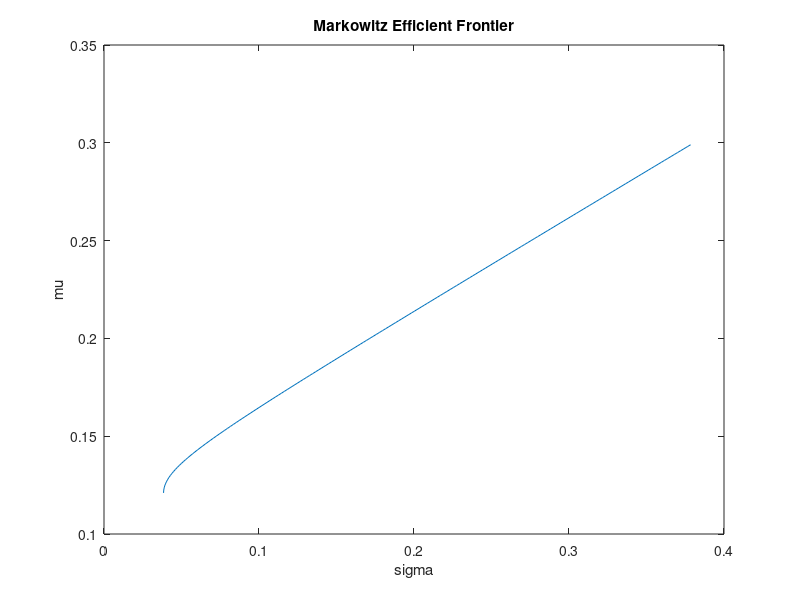

Reproduce this figure in MATLAB.
m = [0.1,0.2,0.15];
C = [0.005,-0.010,0.004;
    -0.010,0.040,-0.002;
    0.004,-0.002,0.023];
idx = 1;

u = [1,1,1];
invC = inv(C);
minw = (u*invC)/(u*invC*u');
minsigma = sqrt(minw*C*minw');
minmu = minw*m'; 
mu = [];
sigma = [];
M = [m*invC*m',u*invC*m';
    m*invC*u',u*invC*u'];
detM = det(M);
count = 1;
fileID = fopen('Points.txt','w');

for i = minmu:0.001:0.3
    
    A = [i,u*invC*m';
        1 u*invC*u'];
    B = [m*invC*m',i;
        m*invC*u',1];
    wOpt = (det(A)/detM)*m*invC + (det(B)/detM)*u*invC;
    mu(idx) = i;
    sigma(idx) = sqrt(wOpt*C*wOpt');
    if(count <= 10)
        fprintf(fileID,'w1 : %f w2 : %f w3 : %f mu : %f sigma : %f\n',wOpt,mu(idx),sigma(idx));
        count = count + 1;
    end
    idx = idx + 1;
end

plot(sigma,mu);
title('Markowitz Efficient Frontier');
xlabel('sigma');
ylabel('mu');